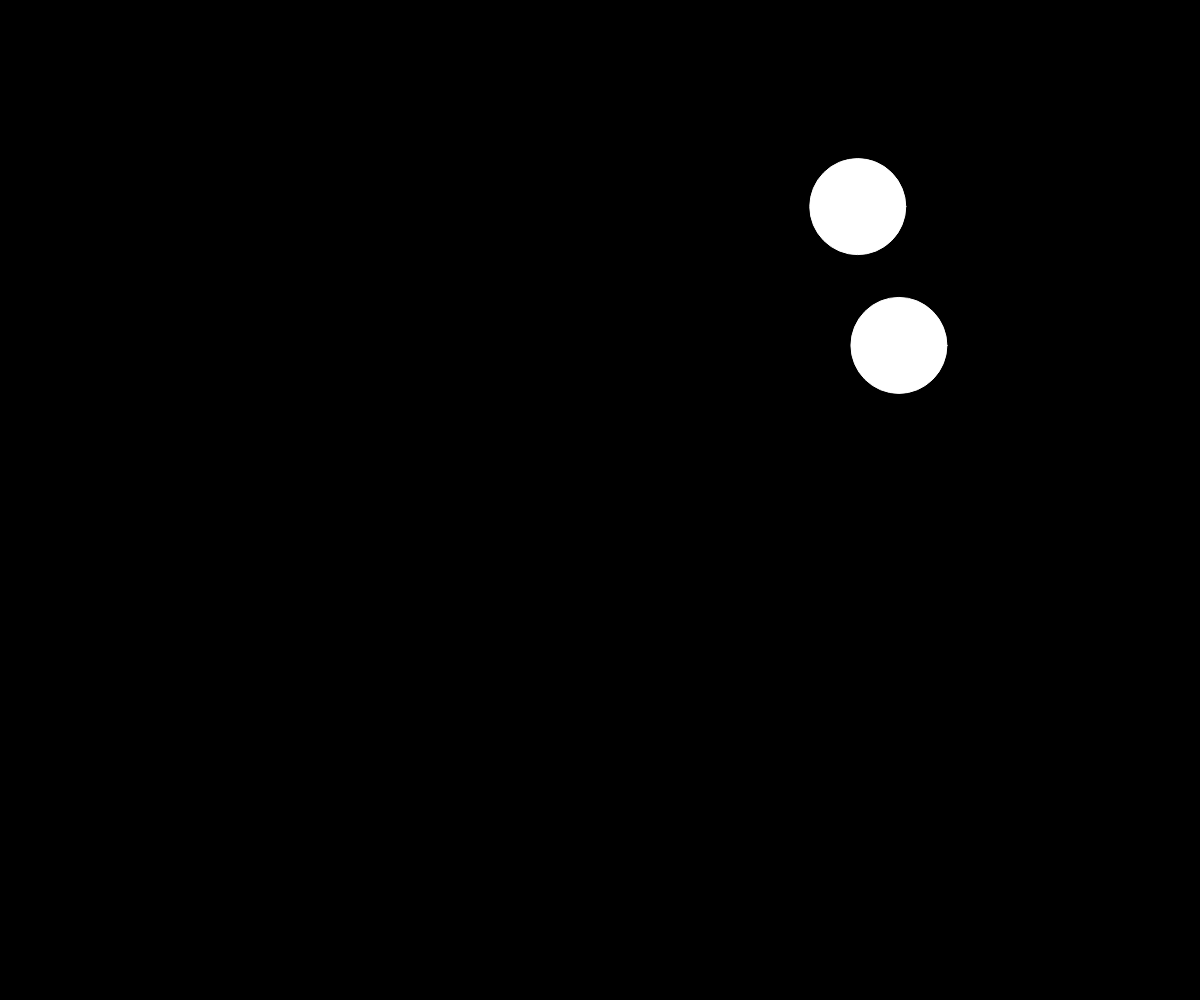
Frame 1 (no input)
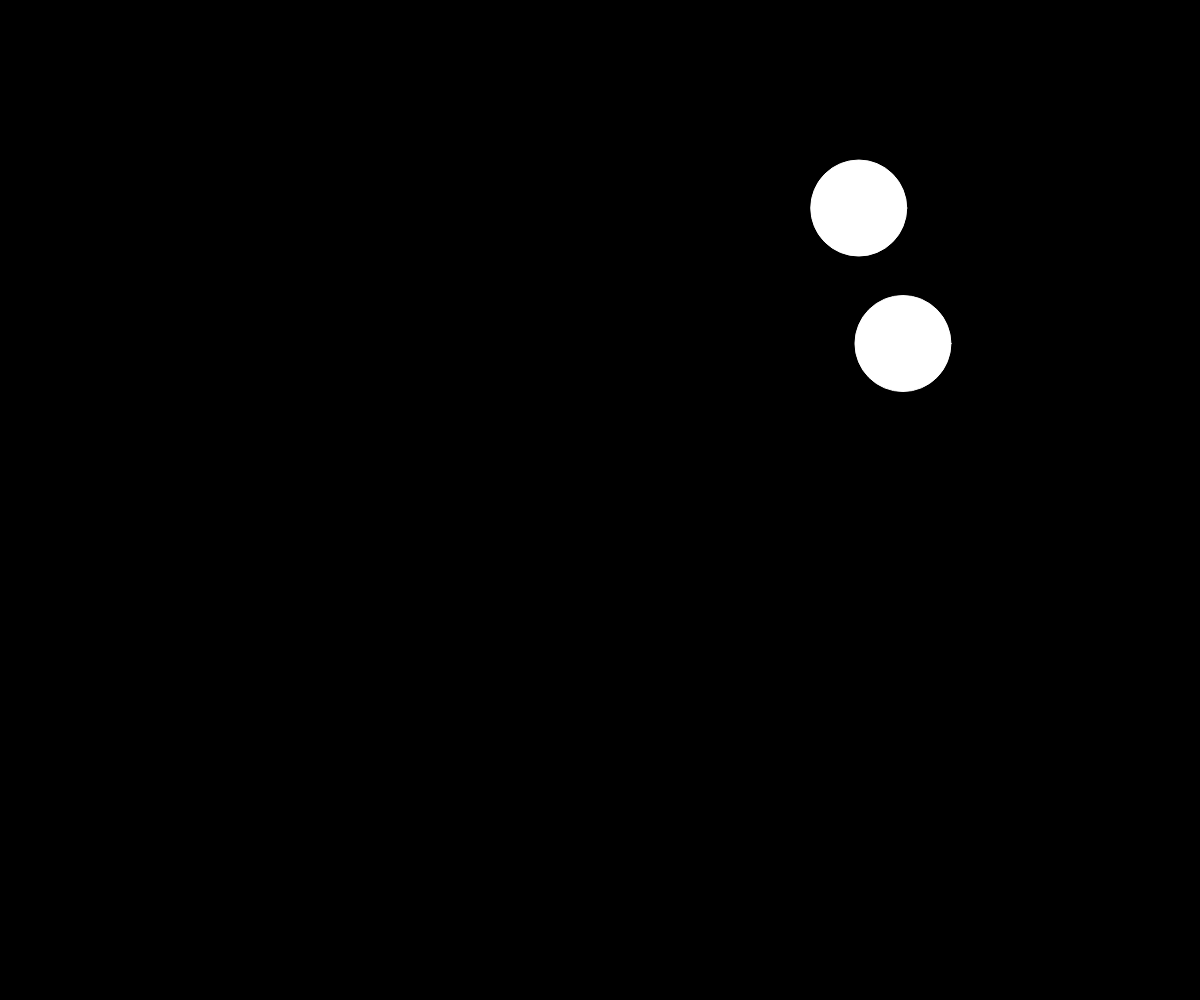
Frame 60 (no input)
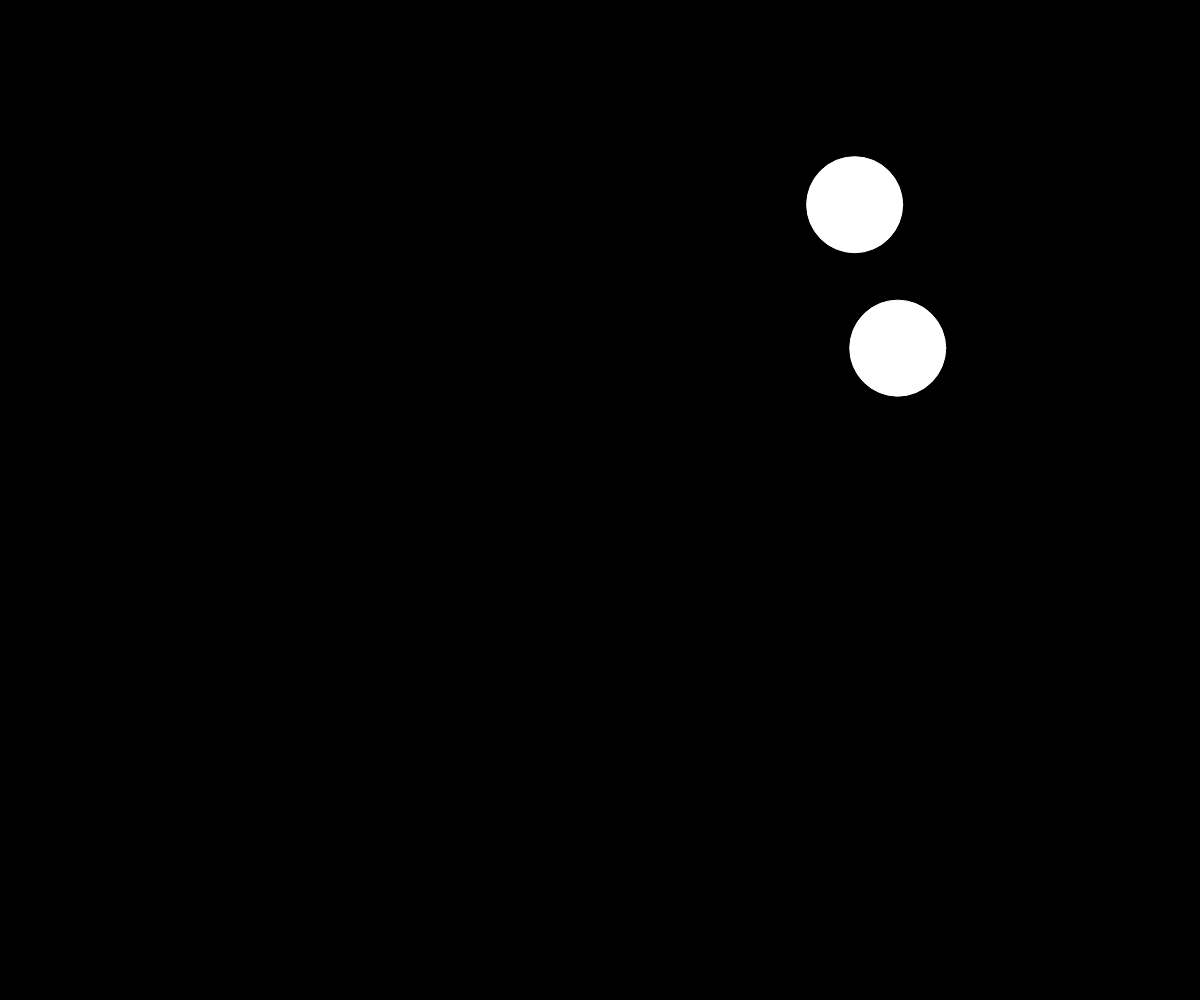
Frame 120 (the mouse pressed at the canvas centre since frame 60)

The p5.js sketch that drew these frames (run headless with seeded random() and noise() and a simulated clock; from frame 60 on, the mouse is pressed at the canvas centre):

// p5.js sketch
// ── sketch.js
let bubbles = [];

function setup() {
	createCanvas(windowWidth, windowHeight);
	for (let i = 0; i < 2; i++) {
		bubbles[i] = new Bubble(random(width), random(height));
	}
}

function draw() {
	background(0);

	for (let i = 0; i < bubbles.length; i++) {
		bubbles[i].update();
		bubbles[i].display();
		for (let j = 0; j < bubbles.length; j++) {
			if (i != j && bubbles[i].intersects(bubbles[j])) {
				bubbles[i].changeColor;
				bubbles[j].changeColor;
			}
		}
	}



	if (bubbles[0].intersects(bubbles[1])) {
		bubbles[0].changeColor();
		bubbles[1].changeColor();
	}

	// var d = dist(b1.x, b1.y, b2.x, b2.y);
  //
	// if (d < b1.r + b2.r) {
	// 	b1.changeColor();
	// 	b2.changeColor();
  //
	// }

}

class Bubble {

	constructor(x, y) {
		this.x = x;
		this.y = y;
		this.r = 48;
		this.col = color(255);
	}

  changeColor() {
		this.col = color(random(255), random(255), random(255));
	}

	display() {
		stroke(255);
		fill(this.col);
		ellipse(this.x, this.y, this.r*2, this.r*2);
	}

	intersects(other) {
		var d = dist(this.x, this.y, other.x, other.y);
		if (d < this.r + other.r) {
			return true;
		}
		else {
			return false;
		}
	}

	update() {
		this.x = this.x + random(-1, 1);
		this.y = this.y + random(-1, 1);
	}
}
